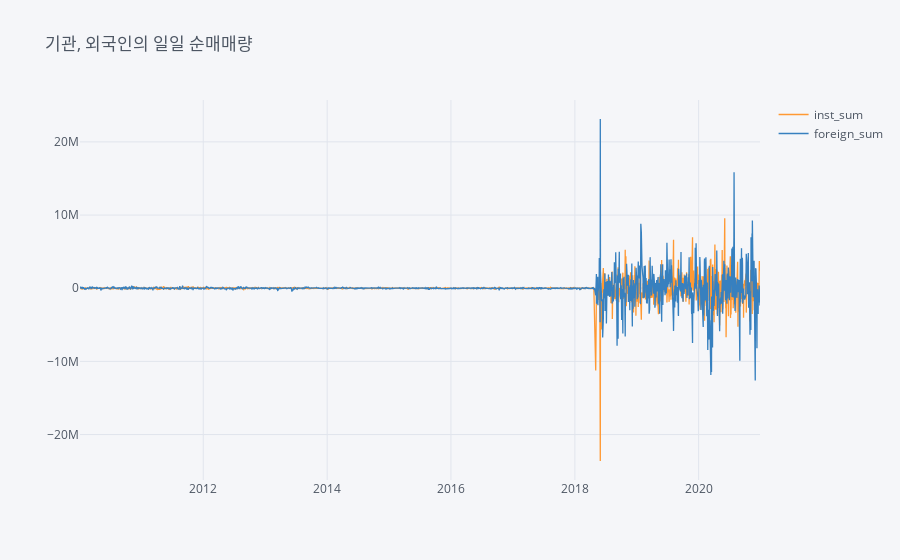

Notebook source saved alongside this figure:
### Code cell
dfPlot.iplot(x='Date', y=['inst_sum','foreign_sum'], title = "기관, 외국인의 일일 순매매량")

### Figure 1 — Plotly figure (JSON) as saved in the notebook; plotly's stock layout.template omitted (floating-point values rounded to 4 significant figures; data arrays with more than 128 entries replaced by an {"elided": "..."} marker saying what was removed)
{"data": [{"line": {"color": "rgba(255, 153, 51, 1.0)", "dash": "solid", "shape": "linear", "width": 1.3}, "mode": "lines", "name": "inst_sum", "text": "", "type": "scatter", "x": {"elided": "2709 str values"}, "y": {"elided": "2709 int values"}}, {"line": {"color": "rgba(55, 128, 191, 1.0)", "dash": "solid", "shape": "linear", "width": 1.3}, "mode": "lines", "name": "foreign_sum", "text": "", "type": "scatter", "x": {"elided": "2709 str values"}, "y": {"elided": "2709 int values"}}], "layout": {"legend": {"bgcolor": "#F5F6F9", "font": {"color": "#4D5663"}}, "paper_bgcolor": "#F5F6F9", "plot_bgcolor": "#F5F6F9", "title": {"font": {"color": "#4D5663"}, "text": "기관, 외국인의 일일 순매매량"}, "xaxis": {"gridcolor": "#E1E5ED", "showgrid": true, "tickfont": {"color": "#4D5663"}, "title": {"font": {"color": "#4D5663"}, "text": ""}, "zerolinecolor": "#E1E5ED"}, "yaxis": {"gridcolor": "#E1E5ED", "showgrid": true, "tickfont": {"color": "#4D5663"}, "title": {"font": {"color": "#4D5663"}, "text": ""}, "zerolinecolor": "#E1E5ED"}}}
